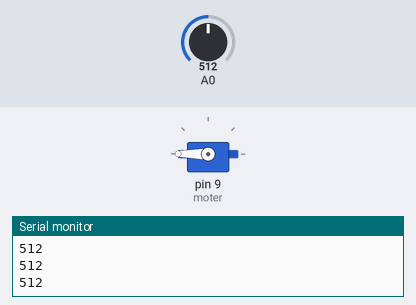
A sketch run on a simulated Arduino Uno, built with avr-gcc and run on an emulated ATmega328P. On the bench: servo, the last lines printed to the serial monitor. The inputs (shaded band) are chosen by the test bench; at power-on: A0 = 512.

Above: at 1.2 s.
1.3 s: A0 set to 262
2.8 s: A0 set to 238
At 3.7 s:
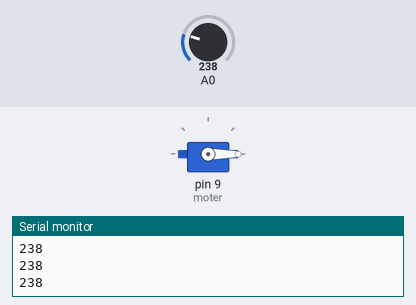
4.3 s: A0 set to 260
At 4.7 s:
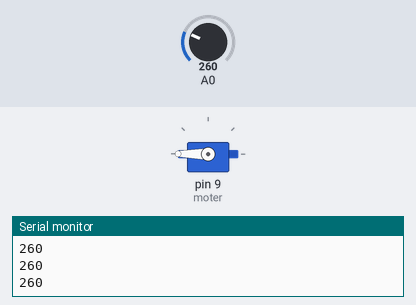
5.8 s: A0 set to 240
At 7.2 s:
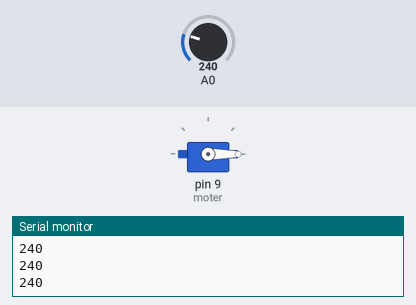
Timing chart, 0 to 8.3 s (numbered marks = the images above; inputs shaded):
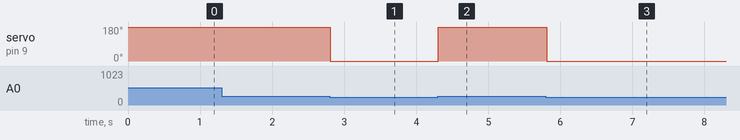

Measured:
- the behaviour switches between 251 and 250 on A0 (found by bisection; images 0 and 1)
- after the input at 2.8 s, servo on pin 9 (moter): 180° → 0° at once
- after the input at 4.3 s, servo on pin 9 (moter): 0° → 180° at once
- after the input at 5.8 s, servo on pin 9 (moter): 180° → 0° at once

The sketch:

Flex_One_Action.ino
```cpp
#include <Servo.h>
Servo moter;
int pos = 0;

void setup() {
  moter.attach(9);
  Serial.begin(9600);
}

void loop() {
  int flexReading = analogRead(A0);
  Serial.println(flexReading);

  if (flexReading > 250) {
    moter.write(180);

  }
  else {
    moter.write(0);
  }
}
```
